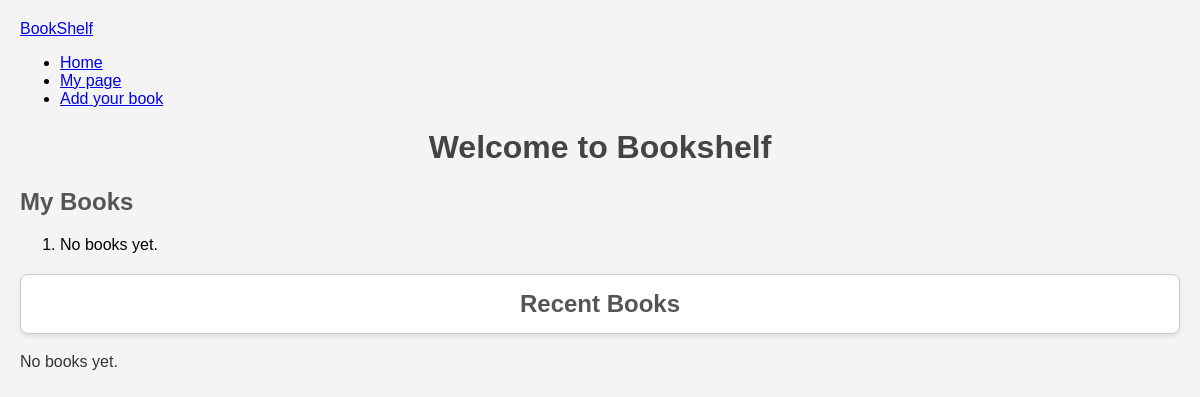
Before: / with the older database file.
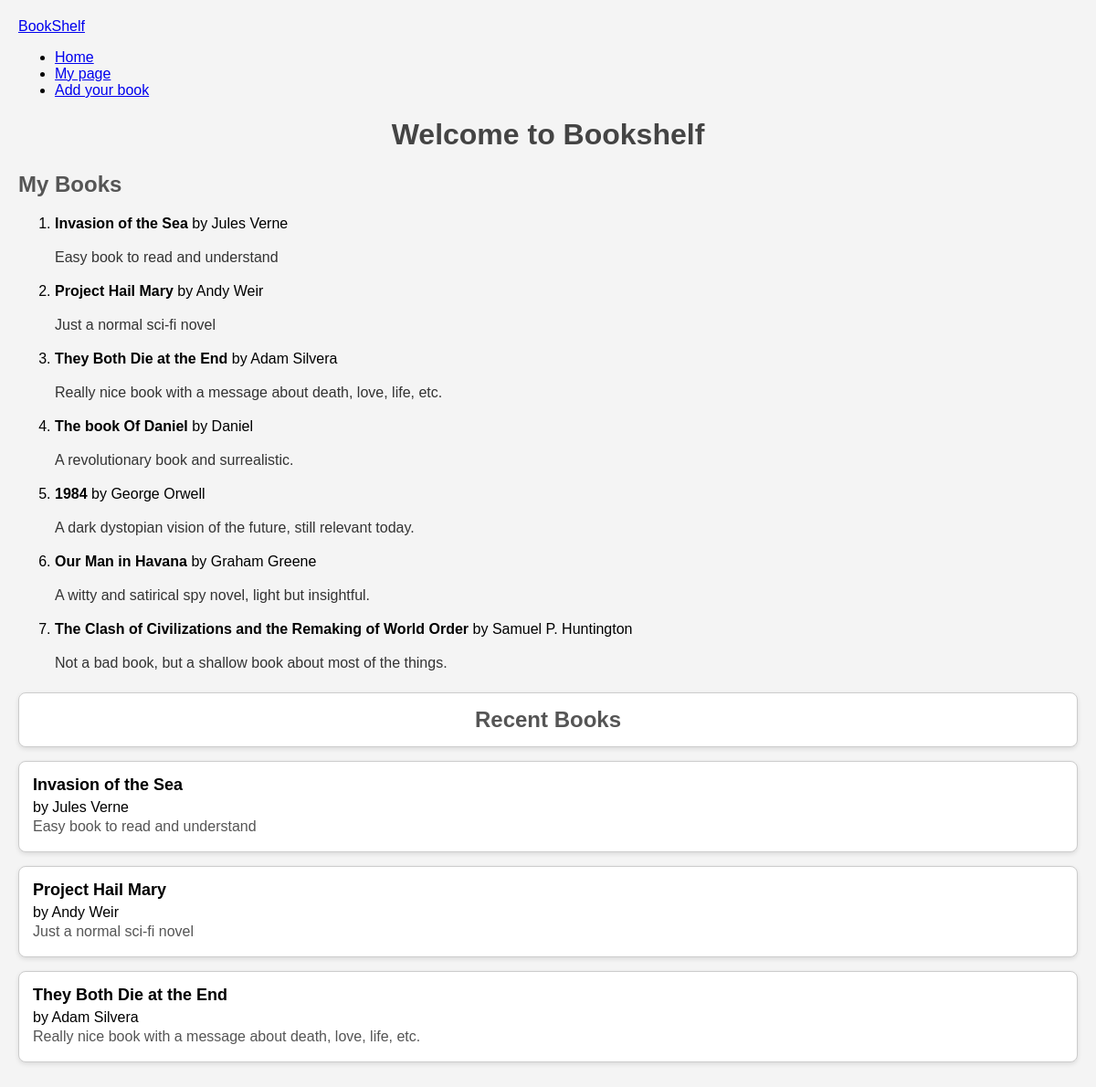
After: the same page with the newer database file.
### models.py (models this page shows, shortened)
class Book(db.Model):
    id: int = db.Column(db.Integer, primary_key=True)
    author_name: str = db.Column(db.String(100), nullable=False)
    book_name: str = db.Column(db.String(200), nullable=False)
    reader_description: str = db.Column(db.Text, nullable=False)

### app.py (the view)
@app.route("/")
def index():
    books: list[Book] = Book.query.order_by(Book.id.desc()).all()
    return render_template("index.html", book_list=books)

### templates/index.html (shortened to what this page needs)
{% extends "base.html" %}
{% block content %}
  <h1>Welcome to Bookshelf</h1>
  <h2>My Books</h2>
  <ol>
    {% for book in book_list %}
      <li>
        <strong>{{ book.book_name }}</strong> by {{ book.author_name }}
        <p>{{ book.reader_description }}</p>
      </li>
    {% else %}
      <li>No books yet.</li>
    {% endfor %}
  </ol>
  <h2 id="recent-books">Recent Books</h2>
  {% for book in book_list[:3] %}
    <div class="book-box">
      <strong>{{ book.book_name }}</strong> by {{ book.author_name }}
      <p class="intro">{{ book.reader_description }}</p>
    </div>
  {% else %}
    <p>No books yet.</p>
  {% endfor %}
{% endblock %}

### templates/base.html (shortened to what this page needs)
<!DOCTYPE html>
    <html lang="en">
      <head>
        <link rel="stylesheet" href="{{ url_for('static', filename='css/style.css') }}">
      </head>
      <body>
        <nav class="navbar">
          <div class="container-fluid">
            <a class="navbar-brand" href="{{ url_for('index') }}">BookShelf</a>
            <ul class="navbar-nav">
              <li class="nav-item"><a class="nav-link" href="{{ url_for('index') }}">Home</a></li>
              <li class="nav-item"><a class="nav-link" href="#">My page</a></li>
              <li class="nav-item"><a class="nav-link" href="{{ url_for('add_book') }}">Add your book</a></li>
            </ul>
          </div>
        </nav>
        <main class="container">
          {% block content %}{% endblock %}
        </main>
      </body>
    </html>

### static/css/style.css (style rules this page uses)
body { font-family: Arial, sans-serif; margin: 0; padding: 20px; background-color: #f4f4f4; }
h1 { color: #444; text-align: center; }
h2 { color: #555; margin-top: 20px; }
#recent-books { color: #555; text-align: center; margin-top: 20px; background-color: #fff; border: 1px solid #ccc; border-radius: 8px; padding: 15px; margin-bottom: 15px; box-shadow: 0 2px 5px rgba(0,0,0,0.1); }
p { color: #333; line-height: 1.5; }
.book-box { background-color: #fff; border: 1px solid #ccc; border-radius: 8px; padding: 15px; margin-bottom: 15px; box-shadow: 0 2px 5px rgba(0,0,0,0.1); }
.book-box strong { display: block; font-size: 18px; margin-bottom: 5px; }
.book-box .intro { color: #555; margin: 0; }

Changed rows visible on the page:
added Book: book_name "Invasion of the Sea", author_name "Jules Verne", reader_description "Easy book to read and understand"
added Book: book_name "Project Hail Mary", author_name "Andy Weir", reader_description "Just a normal sci-fi novel"
added Book: book_name "They Both Die at the End", author_name "Adam Silvera", reader_description "Really nice book with a message about death, love, life, etc."
added Book: book_name "The book Of Daniel", author_name "Daniel", reader_description "A revolutionary book and surrealistic.", shown under "My Books"
added Book: book_name "1984", author_name "George Orwell", reader_description "A dark dystopian vision of the future, still relevant today.", shown under "My Books"
added Book: book_name "Our Man in Havana", author_name "Graham Greene", reader_description "A witty and satirical spy novel, light but insightful.", shown under "My Books"
added Book: book_name "The Clash of Civilizations and the Remaking of World Order", author_name "Samuel P. Huntington", reader_description "Not a bad book, but a shallow book about most of the things.", shown under "My Books"
Other visible differences:
text no longer shown: "No books yet. No books yet."
